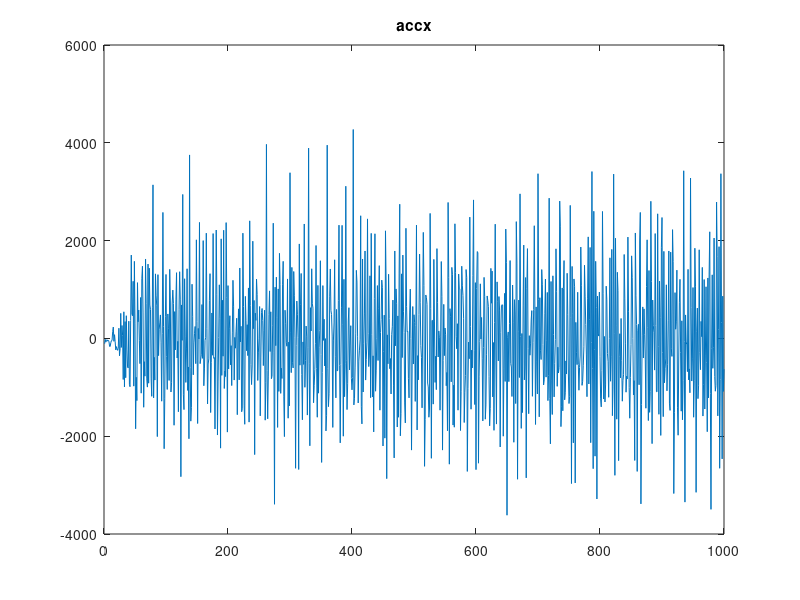
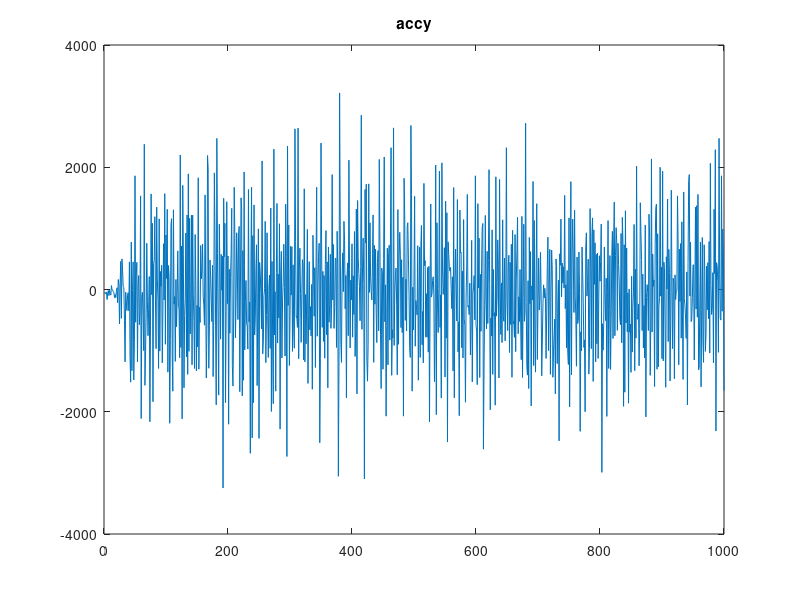
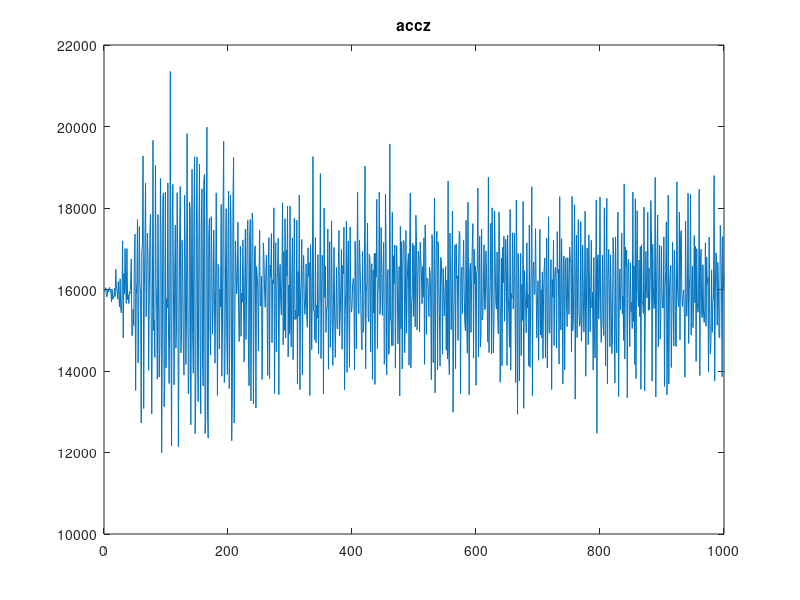
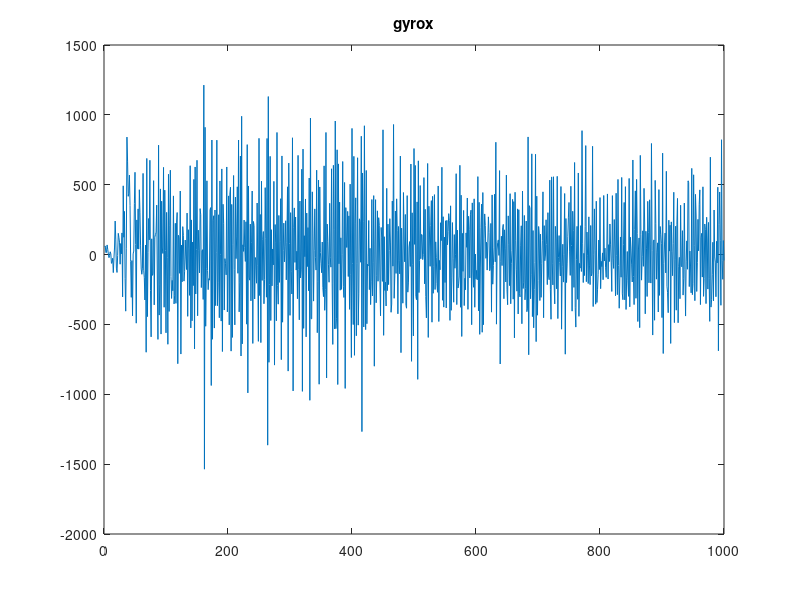

Here is the MATLAB script that generated these plots, in order:
clc; clear all; close all;

imu_data = load('IMU_QUAD.txt');

accx=imu_data(:,1);
accy=imu_data(:,2);
accz=imu_data(:,3);
gyrox=imu_data(:,4);
gyroy=imu_data(:,5);
gyroz=imu_data(:,6);

roll = atan2(accy, (sqrt(accx .* accx + accz .* accz))) * 180.0 / pi;
pitch = atan2((-accx), (sqrt(accy .* accy + accz .* accz))) * 180.0 / pi;

figure(1)
plot(accx)
title('accx')

figure(2)
plot(accy)
title('accy')

figure(3)
plot(accz)
title('accz')

figure(4)
plot(gyrox)
title('gyrox')

figure(5)
plot(gyroy)
title('gyroy')

figure(6)
plot(gyroz)
title('gyroz')

figure(7)
plot(roll)
title('roll(graus)')

figure(8)
plot(pitch)
title('pitch(graus)')
